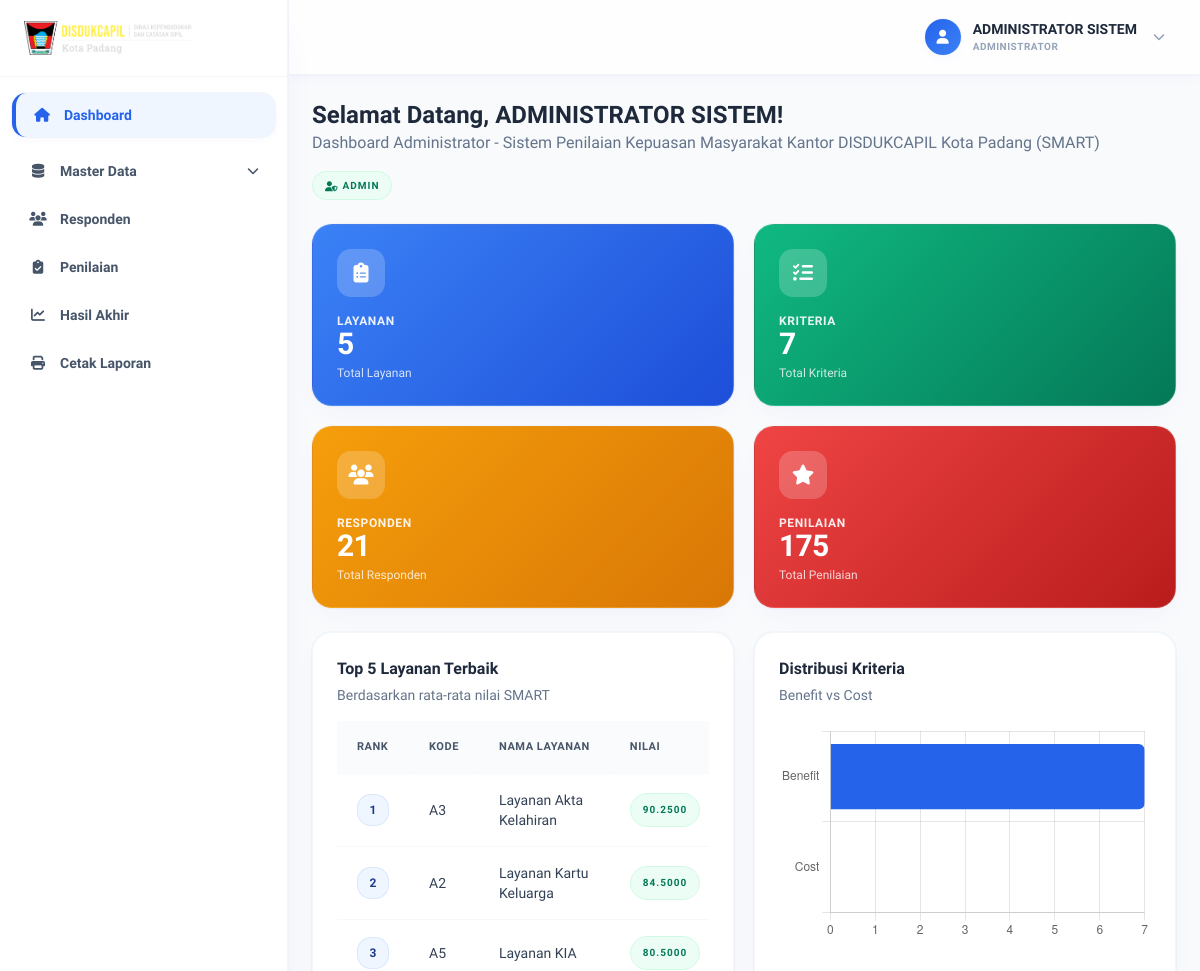
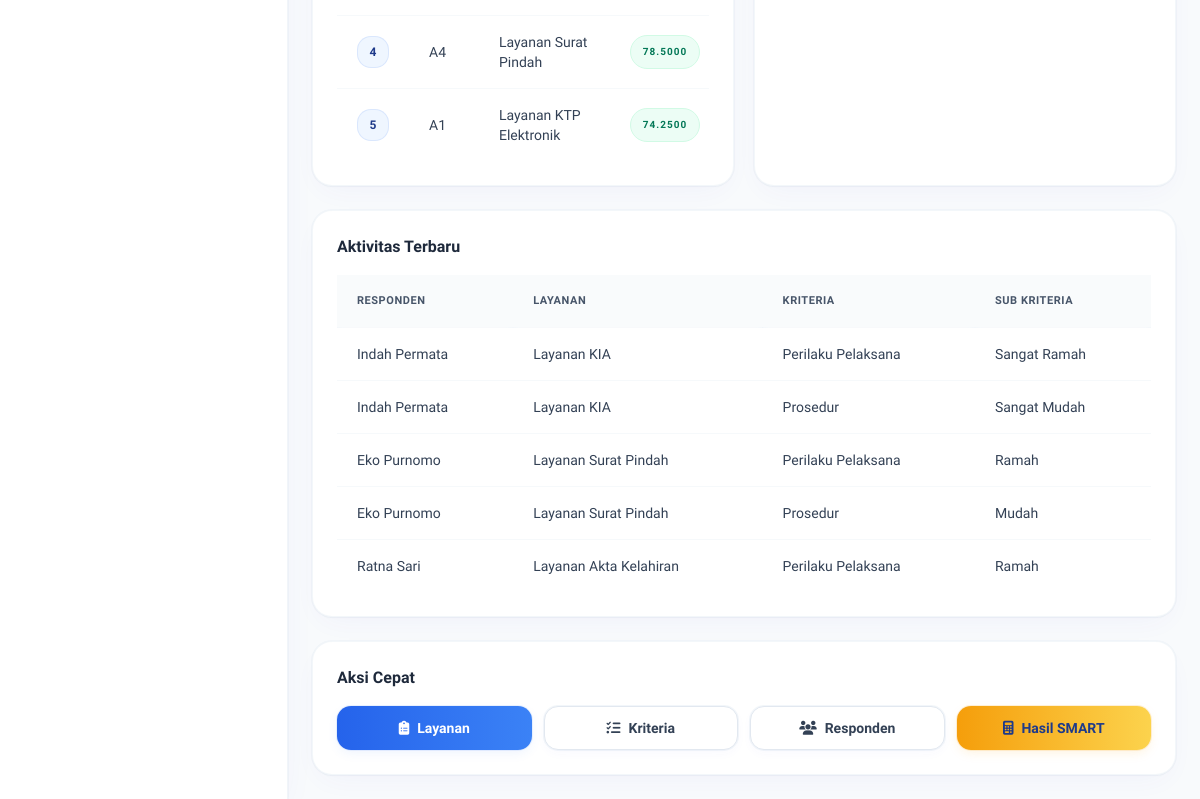
The page /index.php?controller=admin&action=index (signed in) on the database its author committed (2 pictures, top to bottom).
### tables this page shows
CREATE TABLE `penilaian` (
  `id_penilaian` int NOT NULL,
  `id_responden` int NOT NULL,
  `id_alternatif` int NOT NULL,
  `id_kriteria` int NOT NULL,
  `id_sub` int NOT NULL
);

CREATE TABLE `alternatif` (
  `id_alternatif` int NOT NULL,
  `kode_alternatif` varchar(10) NOT NULL,
  `nama_layanan` varchar(100) NOT NULL,
  `keterangan` text,
  `created_at` timestamp NULL DEFAULT CURRENT_TIMESTAMP
);

CREATE TABLE `responden` (
  `id_responden` int NOT NULL,
  `nama_lengkap` varchar(100) DEFAULT NULL,
  `usia` int DEFAULT NULL,
  `pekerjaan` varchar(50) DEFAULT NULL,
  `tanggal_isi` datetime DEFAULT CURRENT_TIMESTAMP
);

CREATE TABLE `kriteria` (
  `id_kriteria` int NOT NULL,
  `kode_kriteria` varchar(10) NOT NULL,
  `nama_kriteria` varchar(100) NOT NULL,
  `pertanyaan` text NOT NULL,
  `bobot` int NOT NULL,
  `jenis` enum('benefit','cost') DEFAULT 'benefit',
  `created_at` timestamp NULL DEFAULT CURRENT_TIMESTAMP
);

CREATE TABLE `sub_kriteria` (
  `id_sub` int NOT NULL,
  `id_kriteria` int NOT NULL,
  `nama_pilihan` varchar(50) NOT NULL,
  `nilai_utility` float NOT NULL
);

### controllers/AdminController.php (called while the page is built, shortened)
<?php
require_once 'models/DashboardModel.php';
class AdminController
{
    private $dashboardModel;
    public function __construct($connection)
    {
        $this->dashboardModel = new DashboardModel($connection);
    }
    public function index()
    {
        $stats = $this->dashboardModel->getStatistics();
        $activities = $this->dashboardModel->getRecentActivity();
        $topLayanan = $this->dashboardModel->getTopLayanan(5);
        $chartKriteria = $this->dashboardModel->getChartKriteria();
        $kriteriaDist = $this->dashboardModel->getKriteriaDistribution();
        $recentResponden = $this->dashboardModel->getRecentResponden(5);
        $data = [
            'title' => 'Dashboard Admin - DISDUKCAPIL Kota Padang',
            'page_title' => 'Dashboard Administrator',
            'stats' => $stats,
            'activities' => $activities,
            'top_layanan' => $topLayanan,
            'chart_kriteria' => $chartKriteria,
            'kriteria_dist' => $kriteriaDist,
            'recent_responden' => $recentResponden,
            'user' => [
                'nama_lengkap' => $_SESSION['nama_lengkap'] ?? 'Admin',
                'username' => $_SESSION['username'] ?? '',
                'role' => $_SESSION['role'] ?? 'admin'
            ]
        ];
        require_once 'views/dashboard/admin.php';
    }
}
?>

### models/DashboardModel.php (called while the page is built, shortened)
<?php
class DashboardModel
{
    private $conn;
    public function __construct($connection)
    {
        $this->conn = $connection;
    }
    public function getStatistics()
    {
        $stats = [];
        try {
            $query = "SELECT COUNT(*) as total FROM alternatif";
            $stmt = $this->conn->prepare($query);
            $stmt->execute();
            $result = $stmt->fetch(PDO::FETCH_ASSOC);
            $stats['total_alternatif'] = $result['total'];
            $query = "SELECT COUNT(*) as total FROM kriteria";
            $stmt = $this->conn->prepare($query);
            $stmt->execute();
            $result = $stmt->fetch(PDO::FETCH_ASSOC);
            $stats['total_kriteria'] = $result['total'];
            $query = "SELECT COUNT(*) as total FROM sub_kriteria";
            $stmt = $this->conn->prepare($query);
            $stmt->execute();
            $result = $stmt->fetch(PDO::FETCH_ASSOC);
            $stats['total_sub_kriteria'] = $result['total'];
            $query = "SELECT COUNT(*) as total FROM responden";
            $stmt = $this->conn->prepare($query);
            $stmt->execute();
            $result = $stmt->fetch(PDO::FETCH_ASSOC);
            $stats['total_responden'] = $result['total'];
            $query = "SELECT COUNT(*) as total FROM penilaian";
            $stmt = $this->conn->prepare($query);
            $stmt->execute();
            $result = $stmt->fetch(PDO::FETCH_ASSOC);
            $stats['total_penilaian'] = $result['total'];
            $query = "SELECT COUNT(*) as total FROM hasil_akhir";
            $stmt = $this->conn->prepare($query);
            $stmt->execute();
            $result = $stmt->fetch(PDO::FETCH_ASSOC);
            $stats['total_hasil'] = $result['total'];
            return $stats;
        } catch (PDOException $e) {
            error_log("Get statistics error: " . $e->getMessage());
            return false;
        }
    }
    public function getRecentActivity()
    {
        try {
            $activities = [];
            $query = "SELECT p.*, r.nama_lengkap as nama_responden, a.nama_layanan as nama_layanan,
                             k.nama_kriteria as nama_kriteria, s.nama_pilihan as nama_sub
                     FROM penilaian p
                     JOIN responden r ON p.id_responden = r.id_responden
                     JOIN alternatif a ON p.id_alternatif = a.id_alternatif
                     JOIN kriteria k ON p.id_kriteria = k.id_kriteria
                     JOIN sub_kriteria s ON p.id_sub = s.id_sub
                     ORDER BY p.id_penilaian DESC LIMIT 5";
            $stmt = $this->conn->prepare($query);
            $stmt->execute();
            $activities['penilaian'] = $stmt->fetchAll(PDO::FETCH_ASSOC);
            $query = "SELECT h.*, a.nama_layanan, a.kode_alternatif
                     FROM hasil_akhir h
                     JOIN alternatif a ON h.id_alternatif = a.id_alternatif
                     WHERE h.is_terbaik = 1
                     ORDER BY h.tanggal_perhitungan DESC
                     LIMIT 5";
            $stmt = $this->conn->prepare($query);
            $stmt->execute();
            $activities['hasil_smart'] = $stmt->fetchAll(PDO::FETCH_ASSOC);
            return $activities;
        } catch (PDOException $e) {
            error_log("Get recent activity error: " . $e->getMessage());
            return false;
        }
    }
    public function getTopLayanan($limit = 5)
    {
        try {
            $query = "SELECT a.id_alternatif, a.kode_alternatif, a.nama_layanan,
                             AVG(h.nilai_smart) as rata_nilai, COUNT(h.id_hasil) as total_penilaian
                     FROM hasil_akhir h
                     JOIN alternatif a ON h.id_alternatif = a.id_alternatif
                     GROUP BY a.id_alternatif, a.kode_alternatif, a.nama_layanan
                     ORDER BY rata_nilai DESC
                     LIMIT :limit";
            $stmt = $this->conn->prepare($query);
            $stmt->bindParam(':limit', $limit, PDO::PARAM_INT);
            $stmt->execute();
            return $stmt->fetchAll(PDO::FETCH_ASSOC);
        } catch (PDOException $e) {
            error_log("Get top layanan error: " . $e->getMessage());
            return false;
        }
    }
}
?>

### views/dashboard/admin.php (the view, shortened to what this page needs)
<?php include('template/layout_admin_head.php'); ?>
<?php include('template/layout_admin_chrome.php'); ?>
<div class="flex items-center justify-between flex-wrap gap-4 mb-6">
  <div>
    <h1 class="text-2xl font-bold text-slate-800">Selamat Datang, <?= htmlspecialchars($data['user']['nama_lengkap']) ?>!</h1>
    <p class="text-slate-500">Dashboard Administrator - Sistem Penilaian Kepuasan Masyarakat Kantor DISDUKCAPIL Kota Padang (SMART)</p>
  </div>
  <span class="badge-gov-success"><i class="fas fa-user-shield"></i> <?= ucfirst($data['user']['role']) ?></span>
</div>
<div class="grid grid-cols-1 sm:grid-cols-2 xl:grid-cols-4 gap-5 mb-6">
  <div class="card-gov-stat card-gov-stat-blue">
    <div class="card-gov-stat-icon"><i class="fas fa-clipboard-list"></i></div>
    <p class="card-gov-stat-label">Layanan</p>
    <p class="card-gov-stat-value"><?= $data['stats']['total_alternatif'] ?? 0 ?></p>
    <p class="card-gov-stat-sub">Total Layanan</p>
  </div>
  <div class="card-gov-stat card-gov-stat-green">
    <div class="card-gov-stat-icon"><i class="fas fa-tasks"></i></div>
    <p class="card-gov-stat-label">Kriteria</p>
    <p class="card-gov-stat-value"><?= $data['stats']['total_kriteria'] ?? 0 ?></p>
    <p class="card-gov-stat-sub">Total Kriteria</p>
  </div>
  <div class="card-gov-stat card-gov-stat-gold">
    <div class="card-gov-stat-icon"><i class="fas fa-users"></i></div>
    <p class="card-gov-stat-label">Responden</p>
    <p class="card-gov-stat-value"><?= $data['stats']['total_responden'] ?? 0 ?></p>
    <p class="card-gov-stat-sub">Total Responden</p>
  </div>
  <div class="card-gov-stat card-gov-stat-maroon">
    <div class="card-gov-stat-icon"><i class="fas fa-star"></i></div>
    <p class="card-gov-stat-label">Penilaian</p>
    <p class="card-gov-stat-value"><?= $data['stats']['total_penilaian'] ?? 0 ?></p>
    <p class="card-gov-stat-sub">Total Penilaian</p>
  </div>
</div>
<div class="grid grid-cols-1 lg:grid-cols-2 gap-5 mb-6">
  <div class="card-gov">
    <h3 class="font-bold text-slate-800 mb-1">Top 5 Layanan Terbaik</h3>
    <p class="text-sm text-slate-500 mb-4">Berdasarkan rata-rata nilai SMART</p>
    <div class="table-gov-scroll">
      <table class="table-gov">
        <thead><tr><th>Rank</th><th>Kode</th><th>Nama Layanan</th><th>Nilai</th></tr></thead>
        <tbody>
          <?php if (!empty($data['top_layanan'])): ?>
            <?php foreach ($data['top_layanan'] as $index => $layanan): ?>
              <tr>
                <td><span class="row-number-gov"><?= $index + 1 ?></span></td>
                <td><?= htmlspecialchars($layanan['kode_alternatif']) ?></td>
                <td><?= htmlspecialchars($layanan['nama_layanan']) ?></td>
                <td><span class="badge-gov-success"><?= number_format($layanan['rata_nilai'], 4) ?></span></td>
              </tr>
            <?php endforeach; ?>
          <?php else: ?>
            <tr><td colspan="4" class="text-center text-slate-400 py-6">Belum ada data</td></tr>
          <?php endif; ?>
        </tbody>
      </table>
    </div>
  </div>
  <div class="card-gov">
    <h3 class="font-bold text-slate-800 mb-1">Distribusi Kriteria</h3>
    <p class="text-sm text-slate-500 mb-4">Benefit vs Cost</p>
    <div style="height: 220px;"><canvas id="kriteriaChart"></canvas></div>
  </div>
</div>
<div class="card-gov mb-6">
  <h3 class="font-bold text-slate-800 mb-4">Aktivitas Terbaru</h3>
  <div class="table-gov-scroll">
    <table class="table-gov">
      <thead><tr><th>Responden</th><th>Layanan</th><th>Kriteria</th><th>Sub Kriteria</th></tr></thead>
      <tbody>
        <?php if (!empty($data['activities']['penilaian'])): ?>
          <?php foreach ($data['activities']['penilaian'] as $penilaian): ?>
            <tr>
              <td><?= htmlspecialchars($penilaian['nama_responden']) ?></td>
              <td><?= htmlspecialchars($penilaian['nama_layanan']) ?></td>
              <td><?= htmlspecialchars($penilaian['nama_kriteria']) ?></td>
              <td><?= htmlspecialchars($penilaian['nama_sub']) ?></td>
            </tr>
          <?php endforeach; ?>
        <?php else: ?>
          <tr><td colspan="4" class="text-center text-slate-400 py-6">Belum ada data penilaian</td></tr>
        <?php endif; ?>
      </tbody>
    </table>
  </div>
</div>
<div class="card-gov">
  <h3 class="font-bold text-slate-800 mb-4">Aksi Cepat</h3>
  <div class="grid grid-cols-2 sm:grid-cols-4 gap-3">
    <a href="index.php?controller=alternatif&action=index" class="btn-gov-primary w-full"><i class="fas fa-clipboard-list"></i> Layanan</a>
    <a href="index.php?controller=kriteria&action=index" class="btn-gov-secondary w-full"><i class="fas fa-tasks"></i> Kriteria</a>
    <a href="index.php?controller=responden&action=index" class="btn-gov-secondary w-full"><i class="fas fa-users"></i> Responden</a>
    <a href="index.php?controller=hasil&action=index" class="btn-gov-gold w-full"><i class="fas fa-calculator"></i> Hasil SMART</a>
  </div>
</div>
<?php include('template/layout_admin_foot.php'); ?>
<script>
  const ctx = document.getElementById('kriteriaChart').getContext('2d');
  <?php
    $benefitCount = 0; $costCount = 0;
    if (!empty($data['kriteria_dist'])) {
      foreach ($data['kriteria_dist'] as $dist) {
        if ($dist['jenis'] == 'benefit') $benefitCount = $dist['total'];
        if ($dist['jenis'] == 'cost') $costCount = $dist['total'];
      }
    }
  ?>
  new Chart(ctx, {
    type: 'bar',
    data: {
      labels: ['Benefit', 'Cost'],
      datasets: [{
        label: 'Jumlah Kriteria',
        data: [<?= $benefitCount ?>, <?= $costCount ?>],
        backgroundColor: ['#2563EB', '#F59E0B'],
        borderRadius: 6
      }]
    },
    options: {
      indexAxis: 'y',
      responsive: true,
      maintainAspectRatio: false,
      plugins: { legend: { display: false } },
      scales: { x: { beginAtZero: true } }
    }
  });
</script>

### rows shown on the page
penilaian: id_alternatif "5", id_kriteria "7", id_responden.nama_lengkap "Indah Permata", id_alternatif.nama_layanan "Layanan KIA", id_kriteria.nama_kriteria "Perilaku Pelaksana", id_sub.nama_pilihan "Sangat Ramah"
alternatif: kode_alternatif "A3", nama_layanan "Layanan Akta Kelahiran", rata_nilai "90.2500"
alternatif: kode_alternatif "A2", nama_layanan "Layanan Kartu Keluarga", rata_nilai "84.5000"
alternatif: kode_alternatif "A5", nama_layanan "Layanan KIA", rata_nilai "80.5000"
alternatif: kode_alternatif "A4", nama_layanan "Layanan Surat Pindah", rata_nilai "78.5000"
alternatif: kode_alternatif "A1", nama_layanan "Layanan KTP Elektronik", rata_nilai "74.2500"
penilaian: id_responden.nama_lengkap "Indah Permata", id_alternatif.nama_layanan "Layanan KIA", id_kriteria.nama_kriteria "Prosedur", id_sub.nama_pilihan "Sangat Mudah"
penilaian: id_responden.nama_lengkap "Eko Purnomo", id_alternatif.nama_layanan "Layanan Surat Pindah", id_kriteria.nama_kriteria "Perilaku Pelaksana", id_sub.nama_pilihan "Ramah"
penilaian: id_responden.nama_lengkap "Eko Purnomo", id_alternatif.nama_layanan "Layanan Surat Pindah", id_kriteria.nama_kriteria "Prosedur", id_sub.nama_pilihan "Mudah"
penilaian: id_responden.nama_lengkap "Ratna Sari", id_alternatif.nama_layanan "Layanan Akta Kelahiran", id_kriteria.nama_kriteria "Perilaku Pelaksana", id_sub.nama_pilihan "Ramah"

### other values the page prints
$nama "ADMINISTRATOR SISTEM"
$roleDisplay "ADMINISTRATOR"
$data['user']['nama_lengkap'] "ADMINISTRATOR SISTEM"
$data['user']['role'] "ADMIN"
$data['stats']['total_responden'] "21"
$data['stats']['total_penilaian'] "175"
chart data {{ $benefitCount }} 7
chart data {{ $costCount }} 0
